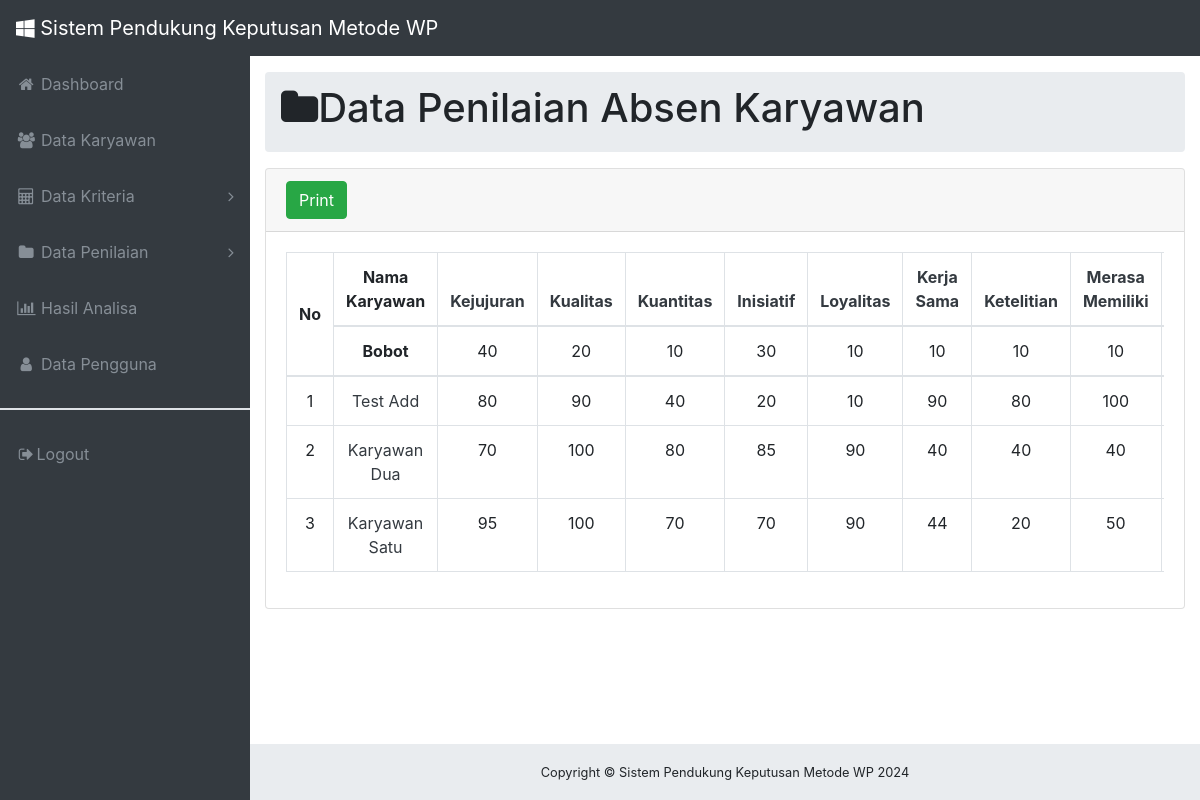
/analisa-page-kerajinan.php (signed in), run on the app's committed database.
### tables this page shows
CREATE TABLE `kriteria` (
  `kriteria_id` varchar(50) NOT NULL,
  `kj` int(11) NOT NULL,
  `kl` int(11) NOT NULL,
  `kt` int(11) NOT NULL,
  `in` int(11) NOT NULL,
  `ly` int(11) NOT NULL,
  `ks` int(11) NOT NULL,
  `kte` int(11) NOT NULL,
  `mm` int(11) NOT NULL,
  `tj` int(11) NOT NULL,
  `kjin` int(11) NOT NULL
);

CREATE TABLE `perhitungan_absen` (
  `pera_id` varchar(50) NOT NULL,
  `nik` varchar(16) NOT NULL,
  `nama_pera` varchar(100) NOT NULL,
  `kehadiran_pera` int(11) DEFAULT NULL,
  `jabatan_pera` varchar(50) NOT NULL,
  `sd` int(11) DEFAULT NULL,
  `pc` int(11) DEFAULT NULL,
  `dt` int(11) DEFAULT NULL,
  `i` int(11) DEFAULT NULL,
  `s` int(11) DEFAULT NULL,
  `a` int(11) DEFAULT NULL,
  `kj` int(11) DEFAULT 0,
  `kl` int(11) DEFAULT 0,
  `kt` int(11) DEFAULT 0,
  `in` int(11) DEFAULT 0,
  `ly` int(11) DEFAULT 0,
  `ks` int(11) DEFAULT 0,
  `kte` int(11) DEFAULT 0,
  `mm` int(11) NOT NULL DEFAULT 0,
  `tj` int(11) NOT NULL DEFAULT 0,
  `kjin` int(11) NOT NULL DEFAULT 0
);

### analisa-page-kerajinan.php (the view, shortened to what this page needs)
<?php
include('./process/koneksi.php');
include('./componen/header.php')
?>
<!DOCTYPE html>
<html lang="en">
<body class="fixed-nav sticky-footer bg-dark" id="page-top">
   <?php include('./componen/navbar.php') ?>
   <div class="content-wrapper">
      <div class="container-fluid">
         <ol class="breadcrumb">
            <h1><i class="fa fa-folder" aria-hidden="true"> </i></h1>
            <li class="breadcrumb-item">
               <h1>Data Penilaian Absen Karyawan</h1>
            </li>
         </ol>
         <div class="card mb-3">
            <div class="card-header">
               <a href="./process/print-kerajinan.php" target="_blank" class="btn btn-success text-white" role="button" aria-disabled="true">Print</a>
            </div>
            <div class="card-body">
               <?php if (isset($_SESSION['level']) && $_SESSION['level'] == 'Admin') { ?>
                  <div class="table-responsive">
                     <table class="table table-bordered text-center b" id="dataTable" width="100%" cellspacing="0">
                        <thead>
                           <tr>
                              <th style="vertical-align: middle;" rowspan="2">No</th>
                              <th>Nama Karyawan</th>
                              <th><a href="./analisa-page-kejujuran.php" class="text-dark text-decoration-none hover-text-primary">Kejujuran</a></th>
                              <th><a href="./analisa-page-kualitas.php" class="text-dark text-decoration-none hover-text-primary">Kualitas</a></th>
                              <th><a href="./analisa-page-kuantitas.php" class="text-dark text-decoration-none hover-text-primary">Kuantitas</a> </th>
                              <th><a href="./analisa-page-inisiatif.php" class="text-dark text-decoration-none hover-text-primary">Inisiatif</a> </th>
                              <th><a href="./analisa-page-loyalitas.php" class="text-dark text-decoration-none hover-text-primary">Loyalitas</a> </th>
                              <th><a href="./analisa-page-kerjasama.php" class="text-dark text-decoration-none hover-text-primary">Kerja Sama</a> </th>
                              <th><a href="./analisa-page-ketelitian.php" class="text-dark text-decoration-none hover-text-primary">Ketelitian</a> </th>
                              <th style="width: 3%"><a href="./analisa-page-memiliki.php" class="text-dark text-decoration-none hover-text-primary">Merasa Memiliki</a> </th>
                              <th style="width: 3%"><a href="./analisa-page-jawab.php" class="text-dark text-decoration-none hover-text-primary">Tanggung Jawab</a> </th>
                           </tr>
                           <tr>
                              <th>Bobot</th>
                              <?php
                              $select = mysqli_query($connect, "SELECT * FROM  kriteria");
                              while ($data = mysqli_fetch_array($select)) {
                              ?>
                                 <td><?php echo $data['kj']; ?></td>
                                 <td><?php echo $data['kl']; ?></td>
                                 <td><?php echo $data['kt']; ?></td>
                                 <td><?php echo $data['in']; ?></td>
                                 <td><?php echo $data['ly']; ?></td>
                                 <td><?php echo $data['ks']; ?></td>
                                 <td><?php echo $data['kte']; ?></td>
                                 <td><?php echo $data['mm']; ?></td>
                                 <td><?php echo $data['tj']; ?></td>
                              <?php
                              }
                              ?>
                           </tr>
                        </thead>
                        <tbody>
                           <?php
                           $sql = mysqli_query($connect, "SELECT * FROM perhitungan_absen ORDER BY kjin DESC");
                           mysqli_data_seek($sql, 0);
                           $no = 1;
                           while ($data_absen = mysqli_fetch_array($sql)) {
                           ?>
                              <tr>
                                 <td><?php echo $no; ?></td>
                                 <td>
                                    <a href="" class="text-dark text-decoration-none hover-text-primary" data-toggle="modal" data-target="#modal-view-analisa<?php echo $data_absen['nama_pera']; ?>">
                                       <?php echo $data_absen['nama_pera']; ?>
                                    </a>
                                 </td>
                                 <td><?php echo $data_absen['kj']; ?></td>
                                 <td><?php echo $data_absen['kl']; ?></td>
                                 <td><?php echo $data_absen['kt']; ?></td>
                                 <td><?php echo $data_absen['in']; ?></td>
                                 <td><?php echo $data_absen['ly']; ?></td>
                                 <td><?php echo $data_absen['ks']; ?></td>
                                 <td><?php echo $data_absen['kte']; ?></td>
                                 <td><?php echo $data_absen['mm']; ?></td>
                                 <td><?php echo $data_absen['tj']; ?></td>
                              </tr>
                           <?php
                              $no++;
                           }
                           ?>
                        </tbody>
                     </table>
                  </div>
               <?php } ?>
            </div>
         </div>
      </div>
      <?php
      include('./componen/footer.php');
      ?>
   </div>
</body>
</html>

### css/style.css (style rules this page uses)
html { position: relative; min-height: 100%; }
body { overflow-x: hidden; }
body.sticky-footer { margin-bottom: 56px; }
body.sticky-footer .content-wrapper { min-height: calc(100vh - 56px - 56px); }
body.fixed-nav { padding-top: 56px; }
.content-wrapper { min-height: calc(100vh - 56px); padding-top: 1rem; }
.content-wrapper { overflow-x: hidden; background: white; }
@media (min-width: 992px) { .content-wrapper { margin-left: 250px; } }

### data on the page
kriteria: kj "40", kl "20", kt "10", in "30", ly "10", ks "10", kte "10", mm "10"
perhitungan_absen: nama_pera "Test Add", kj "80", kl "90", kt "40", in "20", ly "10", ks "90", kte "80", mm "100"
perhitungan_absen: nama_pera "Karyawan Dua", kj "70", kl "100", kt "80", in "85", ly "90", ks "40", kte "40", mm "40"
perhitungan_absen: nama_pera "Karyawan Satu", kj "95", kl "100", kt "70", in "70", ly "90", ks "44", kte "20", mm "50"
